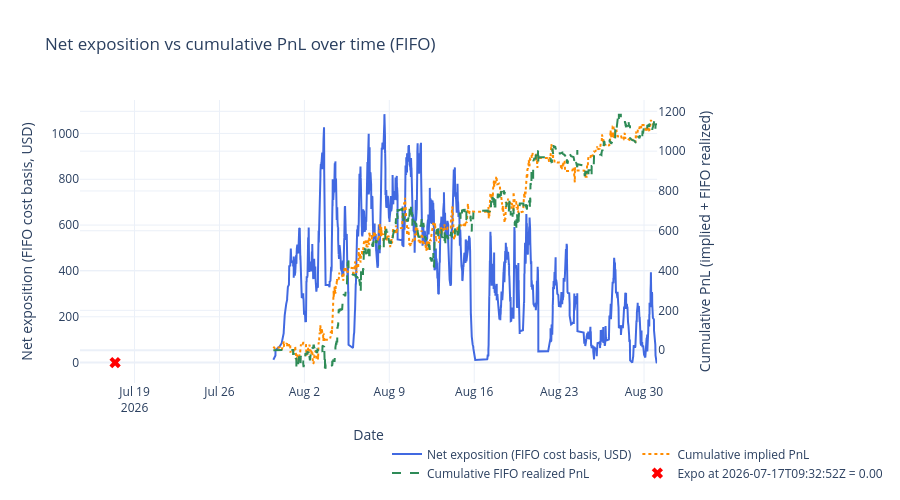

The code cell stored with this chart in its notebook:
### Code cell
# # Net exposition over time using FIFO cost basis, with resolution resets at lastTradeAt

# # Optional: filter to specific contracts for investigation
# # Set to None to compute over all contracts (default).
# # Examples:
CONTRACT_FILTER = None # {'0xd86a816093fcd0a0e1ca440bc5ce199bd3c5a8d6139e044b076958164f8c5423'} 
# FAST_DELAY_S = 300
TARGET_TS = "2026-07-17T09:32:52Z"

# Load summaries for resolution proxy
with open(BACKTEST_DIR / "summaries.json") as f:
    _summaries = pd.DataFrame(json.load(f))
_summaries['lastTradeAt'] = pd.to_datetime(_summaries['lastTradeAt'], format='mixed', utc=True)
_resolved_at = dict(zip(_summaries['conditionId'], _summaries['lastTradeAt']))

# Derive settlement price per (condition_id, token_id) from implied_pnl
# A single condition can have Yes/No tokens with opposite settlements (0 vs 1)
_settlement = {}
for (_cid, _tid), _fg in wallet_all.groupby(['condition_id', 'token_id']):
    _r = _fg.iloc[0]
    _s = _r['implied_pnl'] / _r['fill_quantity'] + _r['order_price'] if _r['order_side'] == 'BUY' else _r['order_price'] - _r['implied_pnl'] / _r['fill_quantity']
    _settlement[(_cid, _tid)] = round(_s)

# Per-contract FIFO exposure at each fill timestamp
expo_parts = []
for cid, grp in wallet_all.sort_values('dt').groupby('condition_id'):
    if CONTRACT_FILTER is not None and cid not in CONTRACT_FILTER:
        continue
    grp = grp.sort_values('dt')
    long_q = []
    short_q = []
    realized_pnl = 0.0
    buy_vol_acc = 0.0
    sell_vol_acc = 0.0
    rows = []
    for _, row in grp.iterrows():
        qty = row['fill_quantity']
        price = row['order_price']
        if row['order_side'] == 'BUY':
            buy_vol_acc += qty * price
            remaining = qty
            while remaining > 0 and short_q:
                avail, p, _tid_sq = short_q[0]
                match = min(remaining, avail)
                realized_pnl += match * (p - price)
                remaining -= match
                if match == avail:
                    short_q.pop(0)
                else:
                    short_q[0] = (avail - match, p, _tid_sq)
            if remaining > 0:
                long_q.append((remaining, price, row['token_id']))
        else:
            sell_vol_acc += qty * price
            remaining = qty
            while remaining > 0 and long_q:
                avail, p, _tid_lq = long_q[0]
                match = min(remaining, avail)
                realized_pnl += match * (price - p)
                remaining -= match
                if match == avail:
                    long_q.pop(0)
                else:
                    long_q[0] = (avail - match, p, _tid_lq)
            if remaining > 0:
                short_q.append((remaining, price, row['token_id']))

        exposure = sum(q * p for q, p, _ in long_q) + sum(q * p for q, p, _ in short_q)
        if exposure < 0:
            exposure = 0.0
        if cid in _resolved_at and row['dt'] >= _resolved_at[cid]:
            exposure = 0.0
        rows.append({'condition_id': cid, 'dt': row['dt'], 'exposition': exposure, 'cum_realized_pnl': realized_pnl})

    expo_parts.append(pd.DataFrame(rows))

    # Settle remaining position at resolution and reset exposition to 0
    if cid in _resolved_at:
        for q, p, tid in long_q:
            realized_pnl += q * (_settlement.get((cid, tid), 0.0) - p)
        for q, p, tid in short_q:
            realized_pnl += q * (p - _settlement.get((cid, tid), 0.0))
        expo_parts.append(pd.DataFrame([{'condition_id': cid, 'dt': _resolved_at[cid], 'exposition': 0.0, 'cum_realized_pnl': realized_pnl}]))

expo_all = pd.concat(expo_parts, ignore_index=True) if expo_parts else pd.DataFrame(
    columns=['condition_id', 'dt', 'exposition']
)

# Per-contract validation breakdown
if not expo_all.empty:
    _last_per_cid = expo_all.groupby('condition_id')['exposition'].last().reset_index()
    _last_per_cid.columns = ['condition_id', 'exposition']
    _active = _last_per_cid[_last_per_cid['exposition'] > 0].sort_values('exposition', ascending=False)
    print(f"=== Per-contract exposition breakdown{" (filtered)" if CONTRACT_FILTER is not None else ""} ===")
    print(_active.to_string(index=False))
    print(f"\nContracts with exposition > 0: {len(_active)}")
    print(f"Sum of per-contract exposition: {_active['exposition'].sum():.2f}")

# Aggregate across all contracts at each timestamp
# Forward-fill each contract's exposition then sum across contracts
# Each contract's exposition persists until its next fill or resolution
_expo_sorted = expo_all.sort_values(['condition_id', 'dt'])
_expo_sorted['_delta'] = _expo_sorted.groupby('condition_id')['exposition'].diff()
_first_idx = _expo_sorted.groupby('condition_id').head(1).index
_expo_sorted.loc[_first_idx, '_delta'] = _expo_sorted.loc[_first_idx, 'exposition']
ts = _expo_sorted.groupby('dt', as_index=False)['_delta'].sum().sort_values('dt')
ts['exposition'] = ts['_delta'].cumsum()
ts = ts.drop(columns=['_delta'])

# Aggregate FIFO realized PnL across contracts (same diff/cumsum pattern)
_expo_sorted['_rpnl_delta'] = _expo_sorted.groupby('condition_id')['cum_realized_pnl'].diff()
_expo_sorted.loc[_first_idx, '_rpnl_delta'] = _expo_sorted.loc[_first_idx, 'cum_realized_pnl']
_rpnl_ts = _expo_sorted.groupby('dt', as_index=False)['_rpnl_delta'].sum().sort_values('dt')
_rpnl_ts['cum_realized_pnl'] = _rpnl_ts['_rpnl_delta'].cumsum()
_rpnl_ts = _rpnl_ts.drop(columns=['_rpnl_delta'])
ts = ts.merge(_rpnl_ts[['dt', 'cum_realized_pnl']], on='dt', how='outer').sort_values('dt')
ts['exposition'] = ts['exposition'].ffill().fillna(0.0)
ts['cum_realized_pnl'] = ts['cum_realized_pnl'].ffill().fillna(0.0)

if not ts.empty:
    print(f"Aggregate exposition (from ts sum): {ts['exposition'].iloc[-1]:.2f}")
    print(f"Aggregate FIFO realized PnL: {ts['cum_realized_pnl'].iloc[-1]:.2f}")

# Cumulative PnL on secondary axis for comparison
_pnl_df = wallet_all if CONTRACT_FILTER is None else wallet_all[wallet_all['condition_id'].isin(CONTRACT_FILTER)]
pnl_ts = _pnl_df.groupby('dt', as_index=False)['implied_pnl'].sum().sort_values('dt')
pnl_ts['cum_pnl'] = pnl_ts['implied_pnl'].cumsum()

# Cumulative PnL for fills with <= 10 min delay
# _fast_pnl_df = _pnl_df[_pnl_df['delay_s'] <= FAST_DELAY_S]
# fast_pnl_ts = _fast_pnl_df.groupby('dt', as_index=False)['implied_pnl'].sum().sort_values('dt')
# fast_pnl_ts['cum_pnl_fast'] = fast_pnl_ts['implied_pnl'].cumsum()

# Compute exact snapshot exposure at TARGET_TS for marker overlay
cutoff = pd.Timestamp(TARGET_TS, tz='UTC')
snap_df = wallet_all[wallet_all['dt'] <= cutoff].copy()
expo_parts_snap = []
for cid, grp in snap_df.sort_values('dt').groupby('condition_id'):
    if CONTRACT_FILTER is not None and cid not in CONTRACT_FILTER:
        continue
    if cid in _resolved_at and _resolved_at[cid] <= cutoff:
        continue
    long_q = []
    short_q = []
    realized_pnl = 0.0
    buy_vol = 0.0
    sell_vol = 0.0
    for _, row in grp.iterrows():
        qty = row['fill_quantity']
        price = row['order_price']
        if row['order_side'] == 'BUY':
            buy_vol += qty * price
            remaining = qty
            while remaining > 0 and short_q:
                avail, p, _tid_sq = short_q[0]
                match = min(remaining, avail)
                realized_pnl += match * (price - p)
                remaining -= match
                if match == avail:
                    short_q.pop(0)
                else:
                    short_q[0] = (avail - match, p, _tid_sq)
            if remaining > 0:
                long_q.append((remaining, price, row['token_id']))
        else:
            sell_vol += qty * price
            remaining = qty
            while remaining > 0 and long_q:
                avail, p, _tid_lq = long_q[0]
                match = min(remaining, avail)
                realized_pnl += match * (p - price)
                remaining -= match
                if match == avail:
                    long_q.pop(0)
                else:
                    long_q[0] = (avail - match, p, _tid_lq)
            if remaining > 0:
                short_q.append((remaining, price, row['token_id']))
    exposure = sum(q * p for q, p, _ in long_q) + sum(q * p for q, p, _ in short_q)
    if exposure < 0:
        exposure = 0.0
    expo_parts_snap.append(exposure)
snap = sum(expo_parts_snap)
ts = pd.concat([ts, pd.DataFrame([{'dt': cutoff, 'exposition': snap}])], ignore_index=True).sort_values('dt').drop_duplicates('dt')
ts['cum_realized_pnl'] = ts['cum_realized_pnl'].ffill().fillna(0.0)

# Clip to the fills period (extend end to include resolution timestamps)
fill_start = wallet_all['dt'].min()
fill_end = max(wallet_all['dt'].max(), max(_resolved_at.values()))
ts = ts[(ts['dt'] >= fill_start) & (ts['dt'] <= fill_end)]
pnl_ts = pnl_ts[(pnl_ts['dt'] >= fill_start) & (pnl_ts['dt'] <= fill_end)]
# fast_pnl_ts = fast_pnl_ts[(fast_pnl_ts['dt'] >= fill_start) & (fast_pnl_ts['dt'] <= fill_end)]

fig_ntl = make_subplots(specs=[[{'secondary_y': True}]])

fig_ntl.add_trace(go.Scatter(
    x=ts['dt'], y=ts['exposition'],
    mode='lines', name='Net exposition (FIFO cost basis, USD)',
    line=dict(color='royalblue', width=2),
), secondary_y=False)

fig_ntl.add_trace(go.Scatter(
    x=pnl_ts['dt'], y=pnl_ts['cum_pnl'],
    mode='lines', name='Cumulative implied PnL',
    line=dict(color='darkorange', width=2, dash='dot'),
), secondary_y=True)

fig_ntl.add_trace(go.Scatter(
    x=ts['dt'], y=ts['cum_realized_pnl'],
    mode='lines', name='Cumulative FIFO realized PnL',
    line=dict(color='seagreen', width=2, dash='dash'),
), secondary_y=True)

# fig_ntl.add_trace(go.Scatter(
#     x=fast_pnl_ts['dt'], y=fast_pnl_ts['cum_pnl_fast'],
#     mode='lines', name=f'Cumulative PnL (delay <= {FAST_DELAY_S // 60}m)',
#     line=dict(color='mediumpurple', width=2, dash='dashdot'),
# ), secondary_y=True)

fig_ntl.add_trace(go.Scatter(
    x=[cutoff], y=[snap],
    mode='markers', name=f'Expo at {TARGET_TS} = {snap:.2f}',
    marker=dict(color='red', size=10, symbol='x'),
), secondary_y=False)

fig_ntl.update_layout(
    title='Net exposition vs cumulative PnL over time (FIFO)',
    template='plotly_white', height=500,
    legend=dict(x=0.5, y=-0.2, orientation='h'),
)
fig_ntl.update_xaxes(title='Date')
fig_ntl.update_yaxes(title='Net exposition (FIFO cost basis, USD)', secondary_y=False)
fig_ntl.update_yaxes(title='Cumulative PnL (implied + FIFO realized)', secondary_y=True)
fig_ntl.show()

### Figure 1 — Plotly figure (JSON) as saved in the notebook; plotly's stock layout.template omitted (floating-point values rounded to 4 significant figures; data arrays with more than 128 entries replaced by an {"elided": "..."} marker saying what was removed)
{"data": [{"line": {"color": "royalblue", "width": 2}, "mode": "lines", "name": "Net exposition (FIFO cost basis, USD)", "type": "scatter", "x": {"elided": "6042 str values"}, "xaxis": "x", "y": {"elided": "6042 float values"}, "yaxis": "y"}, {"line": {"color": "darkorange", "dash": "dot", "width": 2}, "mode": "lines", "name": "Cumulative implied PnL", "type": "scatter", "x": {"elided": "4573 str values"}, "xaxis": "x", "y": {"elided": "4573 float values"}, "yaxis": "y2"}, {"line": {"color": "seagreen", "dash": "dash", "width": 2}, "mode": "lines", "name": "Cumulative FIFO realized PnL", "type": "scatter", "x": {"elided": "6042 str values"}, "xaxis": "x", "y": {"elided": "6042 float values"}, "yaxis": "y2"}, {"marker": {"color": "red", "size": 10, "symbol": "x"}, "mode": "markers", "name": "Expo at 2026-07-17T09:32:52Z = 0.00", "type": "scatter", "x": ["2026-07-17T09:32:52+00:00"], "xaxis": "x", "y": [0], "yaxis": "y"}], "layout": {"height": 500, "legend": {"orientation": "h", "x": 0.5, "y": -0.2}, "title": {"text": "Net exposition vs cumulative PnL over time (FIFO)"}, "xaxis": {"anchor": "y", "domain": [0, 0.94], "title": {"text": "Date"}}, "yaxis": {"anchor": "x", "domain": [0, 1], "title": {"text": "Net exposition (FIFO cost basis, USD)"}}, "yaxis2": {"anchor": "x", "overlaying": "y", "side": "right", "title": {"text": "Cumulative PnL (implied + FIFO realized)"}}}}
